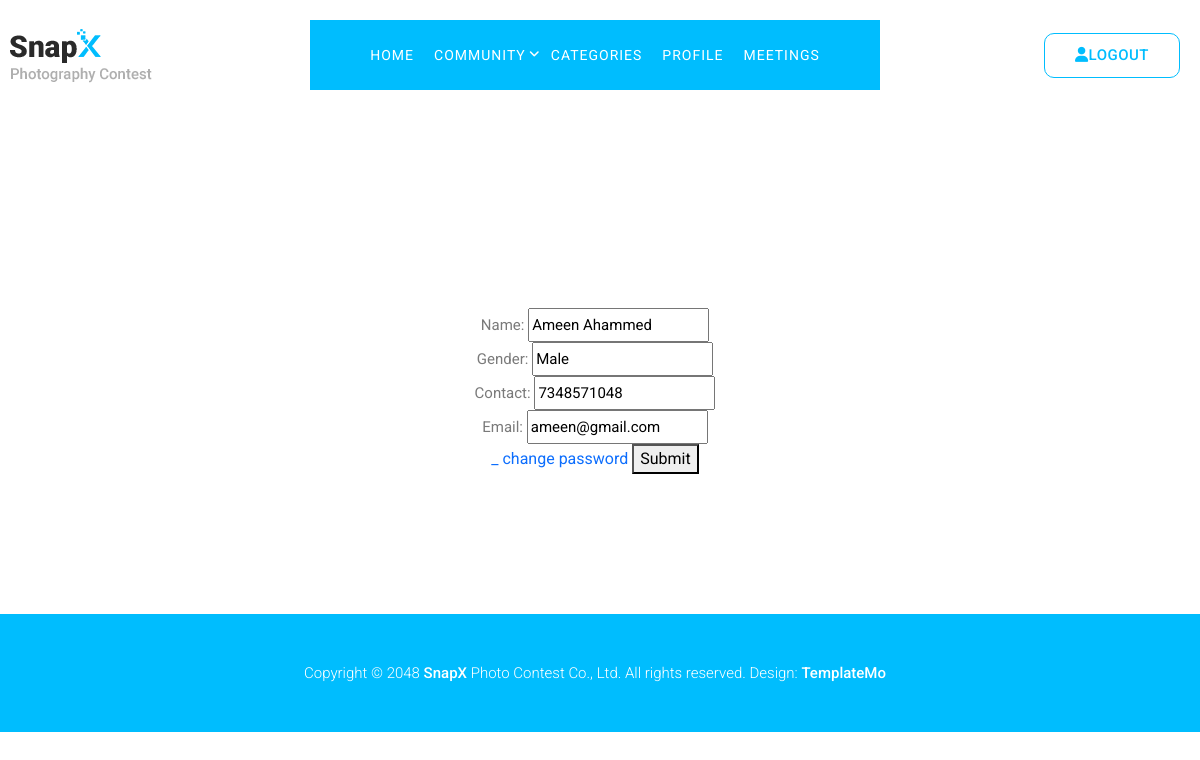
The page /edit_profile/ (signed in) on the database its author committed.
### signapp/models.py (models this page shows)
class user_reg(models.Model):
  Name=models.CharField(max_length=100)
  Gender=models.CharField(max_length=50)
  Contact=models.CharField(max_length=15)
  userid=models.ForeignKey(user_log,on_delete=models.CASCADE)

class user_log(models.Model):
  Email=models.EmailField(unique=True)
  Password=models.CharField(max_length=100)
  usertype=models.IntegerField(default=0)

### signapp/views.py (the view)
# urls.py: path('edit_profile/',views.EditUser,name="EditUser"),
def EditUser(request):
    id=request.session['user_id']
    user=get_object_or_404(user_log, id=id)
    register= get_object_or_404(user_reg, userid=user)
    if request.method=="POST":
         form=userreg(request.POST,instance=register)
         login=user_edit(request.POST,instance=user)
         if form.is_valid() and login.is_valid():
            form.save()
            login.save()
            messages.success(request,"profile updated successfull")
            return redirect('user_in')
    else:
         form=userreg(instance=register)
         login=user_edit(instance=user)
    return render(request,'edit_profile.html',{'form':form,'login':login})

### signapp/forms.py
class userreg(forms.ModelForm):
  class Meta:
    model=user_reg
    fields = ['Name','Gender','Contact']

class user_edit(forms.ModelForm):
  class Meta:
    model=user_log
    fields = ['Email']

### signapp/templates/edit_profile.html (shortened to what this page needs)
{% extends 'user_in.html' %}
{% block content %}
<!DOCTYPE html>
<html lang="en">
<head>
</head>
<body>
  <div class="container">
    <form method="post">
      {{ form.as_p }}
      {{ login.as_p }}
      <a href="{% url 'user_in' %}" >_</a>
      <a href="{% url 'change_userpass' %}" >change password</a>
      <button type="submit">Submit</button>
    </form>
  </div>
</body>
</html>
{% endblock %}

### signapp/static/user/assets/css/templatemo-snapx-photography.css (style rules this page uses)
html, body, div, span, applet, object, iframe, h1, h2, h3, h4, h5, h6, p, blockquote, div pre, a, abbr, acronym, address, big, cite, code, del, dfn, em, font, img, ins, kbd, q, s, samp, small, strike, strong, sub, sup, tt, var, b, u, i, center, dl, dt, dd, ol, ul, li, figure, header, nav, section, article, aside, footer, figcaption { margin: 0; padding: 0; border: 0; outline: 0; }
* { box-sizing: border-box; }
html, body { font-family: 'Roboto', sans-serif; font-weight: 400; background-color: #fff; font-size: 16px; -ms-text-size-adjust: 100%; -webkit-font-smoothing: antialiased; -moz-osx-font-smoothing: grayscale; }
a { text-decoration: none !important; }
p { font-size: 15px; line-height: 28px; color: #7a7a7a; }
html, body { background: #fff; font-family: 'Roboto', sans-serif; }
body { overflow-x: hidden; }

### signapp/templates/edit_profile.html (style rules this page uses)
.container { padding: 20px; padding-left: 10px; max-width: 100%; }
.container form { justify-items: center; }

### rows shown on the page
user_reg: Name "Ameen Ahammed", Gender "Male", Contact "7348571048"
user_log: Email "ameen@gmail.com"
